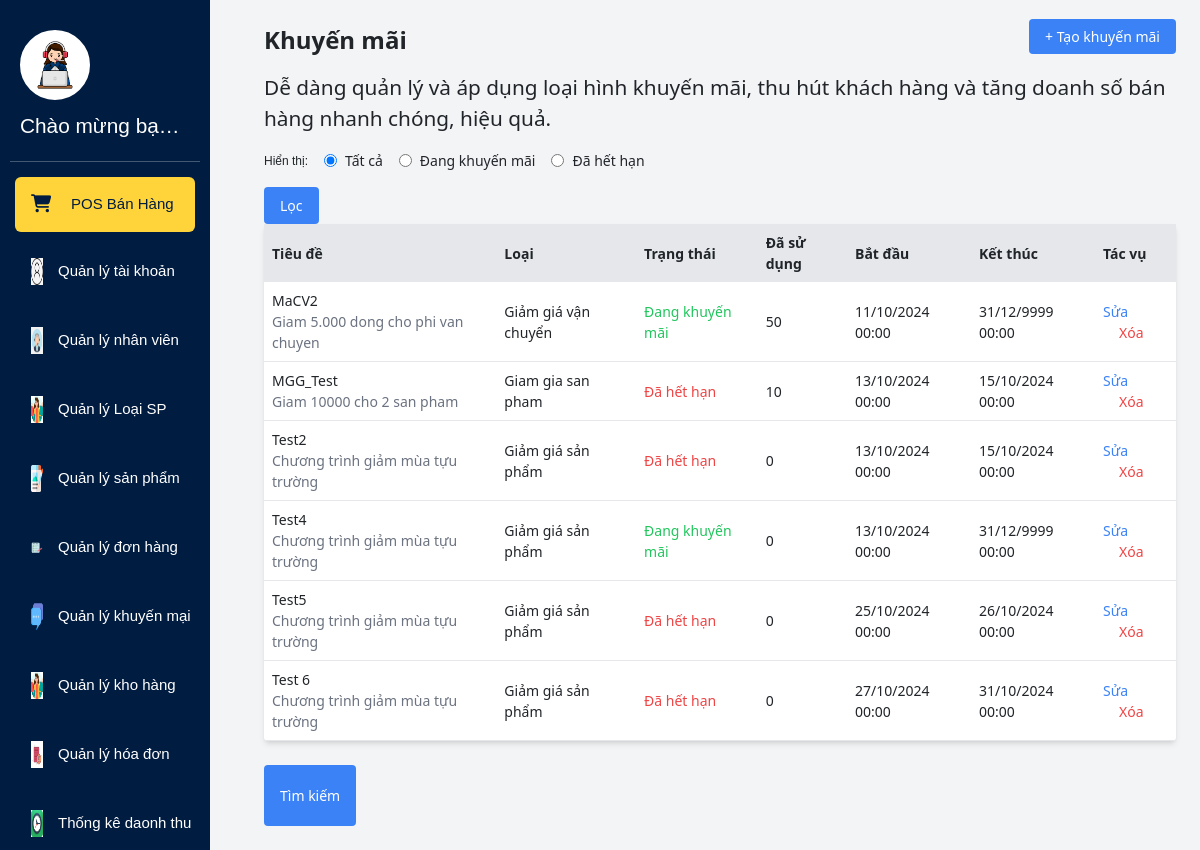
The page /KhuyenMai/Show on the database its author committed.
### tables this page shows
CREATE TABLE `tbl_khuyenmai` (
  `ID` int(11) NOT NULL,
  `tenKM` varchar(255) NOT NULL,
  `moTa` varchar(255) NOT NULL,
  `ngayTao` date NOT NULL,
  `ngayKetThuc` date NOT NULL,
  `loaiKM` varchar(255) NOT NULL,
  `dieuKien` float NOT NULL,
  `soLanSuDung` int(11) NOT NULL,
  `mucGiam` float NOT NULL,
  `danhMucID` int(11) NOT NULL
);

### mvc/core/Controller.php (called while the page is built, shortened)
<?php
    class Controller{
        public function view($view, $data=[]){
            require_once "./mvc/views/".$view.".php";
        }
    }
?>

### mvc/controllers/KhuyenMai.php (called while the page is built, shortened)
<?php
class KhuyenMai extends Controller
{
    function Show()
    {
        $khuyenmaimodel = $this->model("KhuyenMaiModel");
        $this->view("Admin/frmThongTinKM", [
            "KM" => $khuyenmaimodel->listKM()
        ]);
    }
}

### mvc/core/App.php (called while the page is built, shortened)
<?php
class App{
    protected $action="SayHi";
    function __construct(){
        $arr = $this->UrlProcess();
        if( file_exists("./mvc/controllers/".$arr[0].".php") ){
            unset($arr[0]);
        }
        $this->controller = new $this->controller;
        if(isset($arr[1])){
            if( method_exists( $this->controller , $arr[1]) ){
                $this->action = $arr[1];
            }
            unset($arr[1]);
        }
        $this->params = $arr?array_values($arr):[];
        call_user_func_array([$this->controller, $this->action], $this->params );
    }
    function UrlProcess(){
        if( isset($_GET["url"]) ){
            return explode("/", filter_var(trim($_GET["url"], "/")));
        }
    }
}
?>

### index.php (called while the page is built, shortened)
<?php
    $myApp = new App();
?>

### mvc/core/DB.php (called while the page is built, shortened)
<?php
    class DB{
        protected $servername = "localhost";
        protected $username = "root";
        protected $password = "";
        function __construct(){
            $this->con = mysqli_connect($this->servername, $this->username, $this->password);
        }
    }
?>

### mvc/models/KhuyenMaiModel.php (called while the page is built, shortened)
<?php
class KhuyenMaiModel extends DB
{
    public function listKM()
    {
        $sql = "SELECT * FROM tbl_khuyenmai";
        return $result = mysqli_query($this->con, $sql);
    }
}

### mvc/views/Admin/frmThongTinKM.php (the view, shortened to what this page needs)
<?php
include(__DIR__ . '/../header.php');
?>
<html>
<head>
    <script src="https://cdn.tailwindcss.com"></script>
    <link rel="stylesheet" href="https://cdnjs.cloudflare.com/ajax/libs/font-awesome/5.15.3/css/all.min.css">
</head>
<body class="bg-gray-100 font-sans">
    <div class="flex">
        <div class="w-1/5 p-4">
            <?php include(__DIR__ . '/../Left_side.php'); ?>
        </div>
        <div class="w-4/5 p-6 mx-auto">
            <div class="flex justify-between items-center mb-4">
                <h1 class="text-2xl font-bold">Khuyến mãi</h1>
                <div class="flex flex-col items-end">
                    <button class="mb-2">
                        <a class="bg-blue-500 text-white px-4 py-2 rounded" href="/CHVanPhongPham/KhuyenMai/addKM"> + Tạo khuyến mãi</a>
                    </button>
                </div>
            </div>
            <p class="mb-4">Dễ dàng quản lý và áp dụng loại hình khuyến mãi, thu hút khách hàng và tăng doanh số bán hàng nhanh chóng, hiệu quả.</p>
            <form method="POST" action="/CHVanPhongPham/KhuyenMai/loc">
                <div class="flex items-center mb-4">
                    <label class="mr-4">Hiển thị:</label>
                    <input type="radio" name="trangthai" value="all" checked class="mr-2">Tất cả
                    <input type="radio" name="trangthai" value="active" class="ml-4 mr-2">Đang khuyến mãi
                    <input type="radio" name="trangthai" value="expired" class="ml-4 mr-2">Đã hết hạn
                </div>
                <button type="submit" class="bg-blue-500 text-white px-4 py-2 rounded">Lọc</button>
            </form>
            <form method="POST">
                <table class="w-full bg-white shadow-md rounded">
                    <thead>
                        <tr class="bg-gray-200 text-left">
                            <th class="p-2">Tiêu đề</th>
                            <th class="p-2">Loại</th>
                            <th class="p-2">Trạng thái</th>
                            <th class="p-2">Đã sử dụng</th>
                            <th class="p-2">Bắt đầu</th>
                            <th class="p-2">Kết thúc</th>
                            <th class="p-2">Tác vụ</th>
                        </tr>
                    </thead>
                    <tbody>
                        <?php
                        if ($data["KM"]) {
                            while ($row = $data["KM"]->fetch_assoc()) {
                                $trangThai = ($row['ngayKetThuc'] > date('Y-m-d')) ? "Đang khuyến mãi" : "Đã hết hạn";
                                $trangThaiClass = ($trangThai == "Đang khuyến mãi") ? "text-green-500" : "text-red-500";
                                echo "<tr class='border-b'>";
                                echo "<td class='p-2'>" . $row['tenKM'] . "<br><span class='text-gray-500'>" . $row['moTa'] . "</span></td>";
                                echo "<td class='p-2'>" . $row['loaiKM'] . "</td>";
                                echo "<td class='p-2 $trangThaiClass'>$trangThai</td>";
                                echo "<td class='p-2'>" . $row['soLanSuDung'] . "</td>";
                                echo "<td class='p-2'>" . date('d/m/Y<br> H:i', strtotime($row['ngayTao'])) . "</td>";
                                echo "<td class='p-2'>" . ($row['ngayKetThuc'] ? date('d/m/Y<br> H:i', strtotime($row['ngayKetThuc'])) : '---') . "</td>";
                                echo "<td class='p-2'>
                            <a href='editKM/{$row['ID']}' class='text-blue-500 hover:underline'>Sửa</a>
                            <a href='deleteKM/{$row['ID']}' class='text-red-500 hover:underline ml-4'>Xóa</a>
                            </td>";
                                echo "</tr>";
                            }
                        } else {
                            echo "<tr><td colspan='8' class='p-2 text-center'>Không có dữ liệu</td></tr>";
                        }
                        ?>
                    </tbody>
                </table>
                <div>
                    <button type="submit" name="btntimkiemten" class="bg-blue-500 mt-6 px-4 py-5 rounded">
                        <a class="text-white" href="/CHVanPhongPham/KhuyenMai/timkiemKM">Tìm kiếm</a>
                    </button>
                </div>
        </div>
    </div>
</body>
</html>

### public/css/main.css (style rules this page uses)
p { font-size: 1.3rem; }
input { font-size: 1.4rem; }
.delivery-content-right p, label { margin: 0; font-size: 12px; font-family: var(--main-text-font); }

### mvc/views/header.php (style rules this page uses)
:root { --primary-color: rgb(243, 40, 40); --white-color: #fff; --black-color: #000; --text-color: #333; --border-color: #dbdbdb; --star-color: #FFCE3E; --blue-color: #409de3; --header-height: 120px; --navbar-height: 34px; --main-text-font: Arial, Helvetica, sans-serif; --header-with-search-height: calc(var(--header-height) - var(--navbar-height)); }
body { margin: 0; font-size: 14px; font-weight: 400; line-height: 1.5; color: #212529; text-align: left; background-color: #FFF; }
a { color: rgb(0, 28, 64); text-decoration: none; background-color: transparent; }
p { margin-top: 0; }

### rows shown on the page
tbl_khuyenmai: tenKM "MaCV2", moTa "Giam 5.000 dong cho phi van chuyen", loaiKM "Giảm giá vận chuyển", soLanSuDung "50", ngayTao "11/10/2024 00:00", ngayKetThuc "31/12/9999 00:00"
tbl_khuyenmai: tenKM "MGG_Test", moTa "Giam 10000 cho 2 san pham", loaiKM "Giam gia san pham", soLanSuDung "10", ngayTao "13/10/2024 00:00", ngayKetThuc "15/10/2024 00:00"
tbl_khuyenmai: tenKM "Test2", moTa "Chương trình giảm mùa tựu trường", loaiKM "Giảm giá sản phẩm", soLanSuDung "0", ngayTao "13/10/2024 00:00", ngayKetThuc "15/10/2024 00:00"
tbl_khuyenmai: tenKM "Test4", moTa "Chương trình giảm mùa tựu trường", loaiKM "Giảm giá sản phẩm", soLanSuDung "0", ngayTao "13/10/2024 00:00", ngayKetThuc "31/12/9999 00:00"
tbl_khuyenmai: tenKM "Test5", moTa "Chương trình giảm mùa tựu trường", loaiKM "Giảm giá sản phẩm", soLanSuDung "0", ngayTao "25/10/2024 00:00", ngayKetThuc "26/10/2024 00:00"
tbl_khuyenmai: tenKM "Test 6", moTa "Chương trình giảm mùa tựu trường", loaiKM "Giảm giá sản phẩm", soLanSuDung "0", ngayTao "27/10/2024 00:00", ngayKetThuc "31/10/2024 00:00"
